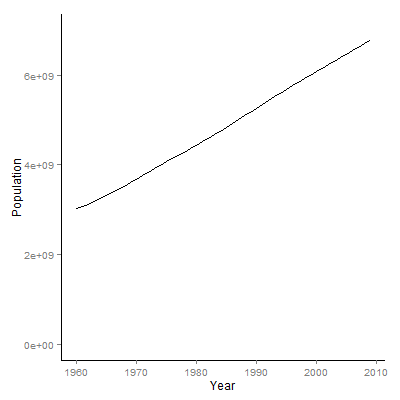

Here is the R script that generated this plot:
library("ggplot2")

setwd("C:/Users/wuf2/Documents/GitHub/note-on-visualize-this/ch04-world-population")
population <- read.csv("world-population.csv", sep=",", header=TRUE)

func <- function(is.book) {

  if (is.book) {

    plot(population$Year, population$Population, type="l",
      ylim=c(0, 7000000000), xlab="Year", ylab="Population")

  } else {

    p <- ggplot(population, aes(x=Year, y=Population))
    p <- p + geom_line()

    # y limit
    p <- p + ylim(0, 7000000000)

    # tune panel and axis color
    p <- p + theme(panel.border = element_blank(),
        panel.grid = element_blank(), panel.background = element_blank(),
        axis.line = element_line(colour="black"))
    p
  }
}

png("book.png", width=400, height=400)
func(is.book = TRUE)
dev.off()

png("mine.png", width=400, height=400)
func(is.book = FALSE)
dev.off()

